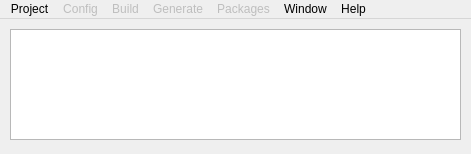
<?xml version="1.0" encoding="UTF-8"?>
<ui version="4.0">
 <class>MainWindow</class>
 <widget class="QMainWindow" name="MainWindow">
  <property name="geometry">
   <rect>
    <x>0</x>
    <y>0</y>
    <width>471</width>
    <height>154</height>
   </rect>
  </property>
  <property name="windowTitle">
   <string>vcbld-gui</string>
  </property>
  <widget class="QWidget" name="centralWidget">
   <widget class="QPlainTextEdit" name="plainTextEdit">
    <property name="geometry">
     <rect>
      <x>10</x>
      <y>10</y>
      <width>451</width>
      <height>111</height>
     </rect>
    </property>
   </widget>
  </widget>
  <widget class="QMenuBar" name="menuBar">
   <property name="geometry">
    <rect>
     <x>0</x>
     <y>0</y>
     <width>471</width>
     <height>22</height>
    </rect>
   </property>
   <widget class="QMenu" name="menuOpen">
    <property name="title">
     <string>Project</string>
    </property>
    <addaction name="separator"/>
    <addaction name="actionNew"/>
    <addaction name="actionOpen"/>
    <addaction name="actionSetup"/>
    <addaction name="actionClose"/>
    <addaction name="separator"/>
    <addaction name="actionExit"/>
   </widget>
   <widget class="QMenu" name="menuConfig">
    <property name="enabled">
     <bool>false</bool>
    </property>
    <property name="title">
     <string>Config</string>
    </property>
    <addaction name="actionDebug"/>
    <addaction name="actionRelease"/>
   </widget>
   <widget class="QMenu" name="menuBuild">
    <property name="enabled">
     <bool>false</bool>
    </property>
    <property name="title">
     <string>Build</string>
    </property>
    <addaction name="actionBuild_run"/>
    <addaction name="actionBuild"/>
    <addaction name="actionRun"/>
    <addaction name="actionClean"/>
    <addaction name="actionRun_Cmake"/>
    <addaction name="actionRun_make"/>
   </widget>
   <widget class="QMenu" name="menuGenerate">
    <property name="enabled">
     <bool>false</bool>
    </property>
    <property name="title">
     <string>Generate</string>
    </property>
    <addaction name="actionCMakeLists"/>
    <addaction name="actionIncludePath"/>
   </widget>
   <widget class="QMenu" name="menuPackages">
    <property name="enabled">
     <bool>false</bool>
    </property>
    <property name="title">
     <string>Packages</string>
    </property>
    <addaction name="actionAdd"/>
    <addaction name="actionRemove_2"/>
    <addaction name="actionList_3"/>
    <addaction name="actionRestore"/>
   </widget>
   <widget class="QMenu" name="menuView">
    <property name="title">
     <string>Window</string>
    </property>
    <addaction name="actionClear_output_2"/>
    <addaction name="actionAlways_on_top"/>
   </widget>
   <widget class="QMenu" name="menuHelp">
    <property name="title">
     <string>Help</string>
    </property>
    <addaction name="actionHelp"/>
    <addaction name="actionAbout"/>
   </widget>
   <addaction name="menuOpen"/>
   <addaction name="menuConfig"/>
   <addaction name="menuBuild"/>
   <addaction name="menuGenerate"/>
   <addaction name="menuPackages"/>
   <addaction name="menuView"/>
   <addaction name="menuHelp"/>
  </widget>
  <action name="actionNew">
   <property name="text">
    <string>New...</string>
   </property>
  </action>
  <action name="actionOpen">
   <property name="text">
    <string>Open...</string>
   </property>
  </action>
  <action name="actionSearch">
   <property name="text">
    <string>Search</string>
   </property>
  </action>
  <action name="actionInstall">
   <property name="text">
    <string>Install</string>
   </property>
  </action>
  <action name="actionRemove">
   <property name="text">
    <string>Remove</string>
   </property>
  </action>
  <action name="actionList">
   <property name="text">
    <string>List</string>
   </property>
  </action>
  <action name="actionUpdate">
   <property name="text">
    <string>Update</string>
   </property>
  </action>
  <action name="actionUpgrade">
   <property name="text">
    <string>Upgrade</string>
   </property>
  </action>
  <action name="actionClose">
   <property name="text">
    <string>Close</string>
   </property>
  </action>
  <action name="actionDebug">
   <property name="checkable">
    <bool>true</bool>
   </property>
   <property name="checked">
    <bool>true</bool>
   </property>
   <property name="text">
    <string>Debug</string>
   </property>
  </action>
  <action name="actionRelease">
   <property name="checkable">
    <bool>true</bool>
   </property>
   <property name="text">
    <string>Release</string>
   </property>
  </action>
  <action name="actionBuild">
   <property name="text">
    <string>Build</string>
   </property>
  </action>
  <action name="actionRun">
   <property name="text">
    <string>Run</string>
   </property>
  </action>
  <action name="actionClean">
   <property name="text">
    <string>Clean</string>
   </property>
  </action>
  <action name="actionRun_Cmake">
   <property name="text">
    <string>Run cmake</string>
   </property>
  </action>
  <action name="actionCMakeLists">
   <property name="text">
    <string>CMakeLists</string>
   </property>
  </action>
  <action name="actionIncludePath">
   <property name="text">
    <string>IncludePath</string>
   </property>
  </action>
  <action name="actionAdd">
   <property name="text">
    <string>Add...</string>
   </property>
  </action>
  <action name="actionRemove_2">
   <property name="text">
    <string>Remove...</string>
   </property>
  </action>
  <action name="actionList_2">
   <property name="text">
    <string>List...</string>
   </property>
  </action>
  <action name="actionSearch_2">
   <property name="text">
    <string>Search...</string>
   </property>
  </action>
  <action name="actionAlways_on_top">
   <property name="checkable">
    <bool>true</bool>
   </property>
   <property name="checked">
    <bool>false</bool>
   </property>
   <property name="text">
    <string>Always on top</string>
   </property>
  </action>
  <action name="actionRun_make">
   <property name="text">
    <string>Run make</string>
   </property>
  </action>
  <action name="actionSetup">
   <property name="text">
    <string>Setup...</string>
   </property>
  </action>
  <action name="actionAbout">
   <property name="text">
    <string>About</string>
   </property>
  </action>
  <action name="actionExit">
   <property name="text">
    <string>Exit</string>
   </property>
  </action>
  <action name="actionHelp">
   <property name="text">
    <string>Help</string>
   </property>
  </action>
  <action name="actionBuild_run">
   <property name="enabled">
    <bool>true</bool>
   </property>
   <property name="text">
    <string>Build &amp;&amp; run</string>
   </property>
  </action>
  <action name="actionList_3">
   <property name="text">
    <string>List</string>
   </property>
  </action>
  <action name="actionRestore">
   <property name="text">
    <string>Restore...</string>
   </property>
  </action>
  <action name="actionClear_output">
   <property name="text">
    <string>Clear output</string>
   </property>
  </action>
  <action name="actionClear_output_2">
   <property name="text">
    <string>Clear output</string>
   </property>
  </action>
 </widget>
 <layoutdefault spacing="6" margin="11"/>
 <resources/>
 <connections/>
</ui>
